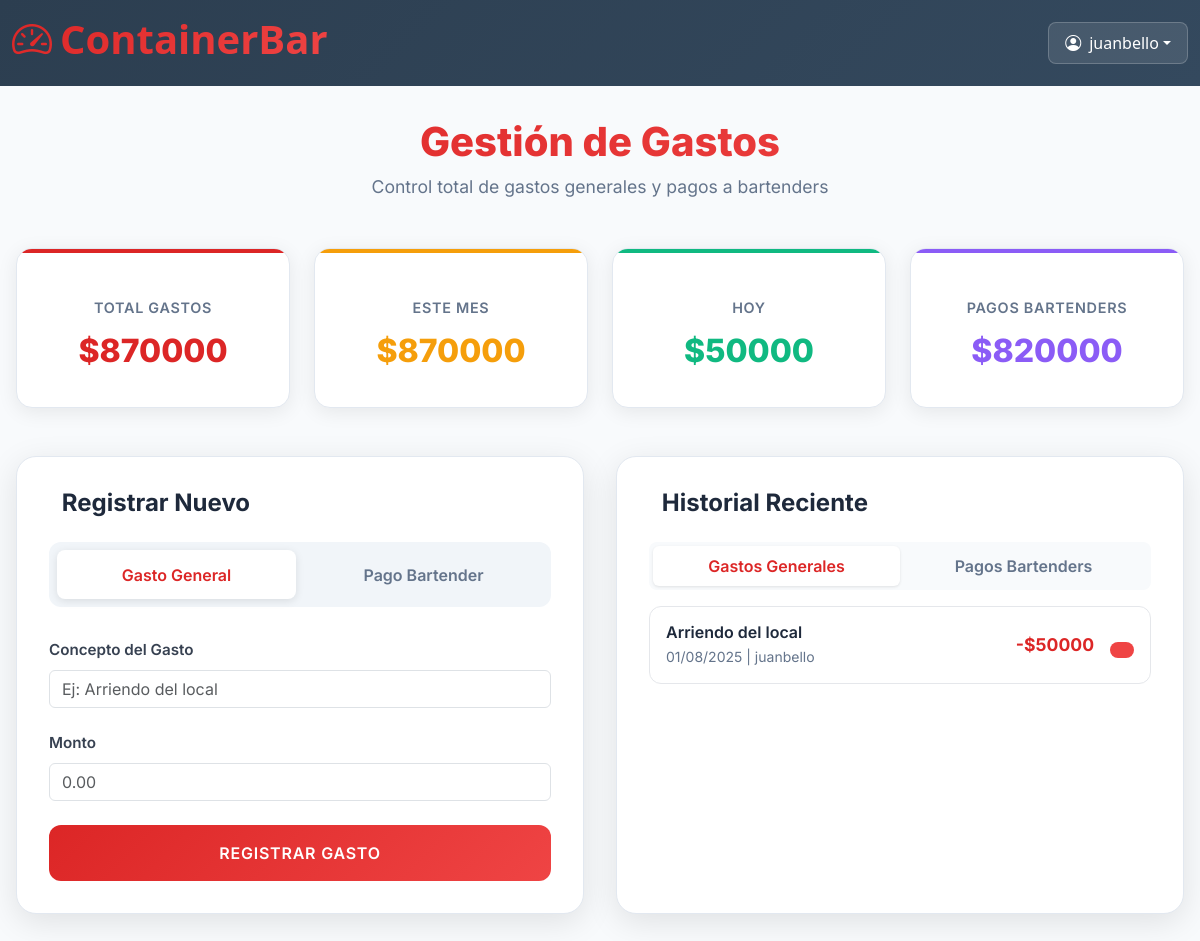
Page /gastos/ (signed in) on the committed database.
### core/models.py (models this page shows, shortened)
class Gasto(models.Model):
    concepto = models.CharField(max_length=255)
    monto = models.DecimalField(max_digits=10, decimal_places=2)
    fecha = models.DateField(auto_now_add=True)
    registrado_por = models.ForeignKey(User, on_delete=models.SET_NULL, null=True)

### core/views.py (the view)
# urls.py: path('gastos/', views.gastos_dashboard, name='gastos_dashboard'),
@never_cache
@login_required
def gastos_dashboard(request):
    perfil = request.user.perfil
    if perfil.rol != 'admin':
        return HttpResponseForbidden("Acceso denegado")
    hoy = now().date()
    hace_30_dias = hoy - timedelta(days=30)
    gastos_generales = Gasto.objects.all()
    pagos_bartender = PagoBartender.objects.all()
    total_gastos_generales = gastos_generales.aggregate(Sum('monto'))['monto__sum'] or 0
    total_pagos_bartender = pagos_bartender.aggregate(Sum('monto'))['monto__sum'] or 0
    total_gastos = total_gastos_generales + total_pagos_bartender
    gastos_mes = Gasto.objects.filter(fecha__gte=hace_30_dias).aggregate(Sum('monto'))['monto__sum'] or 0
    pagos_mes = PagoBartender.objects.filter(fecha_pago__gte=hace_30_dias).aggregate(Sum('monto'))['monto__sum'] or 0
    total_mes = gastos_mes + pagos_mes
    gastos_hoy = Gasto.objects.filter(fecha=hoy).aggregate(Sum('monto'))['monto__sum'] or 0
    pagos_hoy = PagoBartender.objects.filter(fecha_pago=hoy).aggregate(Sum('monto'))['monto__sum'] or 0
    total_hoy = gastos_hoy + pagos_hoy
    ultimos_gastos = Gasto.objects.all().order_by('-fecha')[:10]
    ultimos_pagos = PagoBartender.objects.all().order_by('-fecha_pago')[:10]
    bartenders = User.objects.filter(perfil__rol='bartender')
    context = {
        'total_gastos': total_gastos,
        'total_gastos_generales': total_gastos_generales,
        'total_pagos_bartender': total_pagos_bartender,
        'total_mes': total_mes,
        'total_hoy': total_hoy,
        'gastos_mes': gastos_mes,
        'pagos_mes': pagos_mes,
        'gastos_hoy': gastos_hoy,
        'pagos_hoy': pagos_hoy,
        'ultimos_gastos': ultimos_gastos,
        'ultimos_pagos': ultimos_pagos,
        'bartenders': bartenders,
        'gasto_form': GastoForm(),
        'pago_form': PagoBartenderForm(),
    }
    return render(request, 'core/gastos.html', context)

### core/forms.py
class GastoForm(forms.ModelForm):
    class Meta:
        model = Gasto
        fields = ['concepto', 'monto']
        widgets = {
            'concepto': forms.TextInput(attrs={
                'class': 'form-control',
                'placeholder': 'Ej: Arriendo del local'
            }),
            'monto': forms.NumberInput(attrs={
                'class': 'form-control',
                'placeholder': '0.00',
                'step': '0.01'
            })
        }

class PagoBartenderForm(forms.ModelForm):
    class Meta:
        model = PagoBartender
        fields = ['bartender', 'monto', 'observacion']
        widgets = {
            'bartender': forms.Select(attrs={'class': 'form-control'}),
            'monto': forms.NumberInput(attrs={
                'class': 'form-control',
                'placeholder': '0.00',
                'step': '0.01'
            }),
            'observacion': forms.Textarea(attrs={
                'class': 'form-control',
                'rows': 3,
                'placeholder': 'Observaciones adicionales (opcional)'
            })
        }
    def __init__(self, *args, **kwargs):
        super().__init__(*args, **kwargs)
        self.fields['bartender'].queryset = User.objects.filter(perfil__rol='bartender')

### core/templates/core/gastos.html (shortened to what this page needs)
{% extends 'core/base.html' %}
{% load static %}
{% block content %}
<div class="gastos-container">
    <div class="header-section">
        <h1 class="header-title">
            Gestión de Gastos
        </h1>
        <p class="header-subtitle">Control total de gastos generales y pagos a bartenders</p>
    </div>
    <div class="stats-grid">
        <div class="stat-card stat-total">
            <div class="stat-label">Total Gastos</div>
            <div class="stat-value">${{ total_gastos|floatformat:0 }}</div>
        </div>
        <div class="stat-card stat-mes">
            <div class="stat-label">Este Mes</div>
            <div class="stat-value">${{ total_mes|floatformat:0 }}</div>
        </div>
        <div class="stat-card stat-hoy">
            <div class="stat-label">Hoy</div>
            <div class="stat-value">${{ total_hoy|floatformat:0 }}</div>
        </div>
        <div class="stat-card stat-bartender">
            <div class="stat-label">Pagos Bartenders</div>
            <div class="stat-value">${{ total_pagos_bartender|floatformat:0 }}</div>
        </div>
    </div>
    <div class="main-content">
        <div class="form-section">
            <h2 class="section-title">
                Registrar Nuevo
            </h2>
            <div class="form-tabs">
                <button class="tab-btn active" onclick="switchTab('gasto')">
                    Gasto General
                </button>
                <button class="tab-btn" onclick="switchTab('pago')">
                    Pago Bartender
                </button>
            </div>
            <div id="gasto-form" class="form-content active">
                <form method="POST" action="{% url 'crear_gasto' %}">
                    <div class="form-group">
                        <label class="form-label">
                            Concepto del Gasto
                        </label>
                        {{ gasto_form.concepto }}
                    </div>
                    <div class="form-group">
                        <label class="form-label">
                            Monto
                        </label>
                        {{ gasto_form.monto }}
                    </div>
                    <button type="submit" class="submit-btn">
                        Registrar Gasto
                    </button>
                </form>
            </div>
        </div>
        <div class="history-section">
            <h2 class="section-title">
                Historial Reciente
            </h2>
            <div class="history-tabs">
                <button class="history-tab active" onclick="switchHistory('gastos')">
                    Gastos Generales
                </button>
                <button class="history-tab" onclick="switchHistory('pagos')">
                    Pagos Bartenders
                </button>
            </div>
            <div id="gastos-history" class="history-content">
                {% if ultimos_gastos %}
                    <div class="history-list">
                        {% for gasto in ultimos_gastos %}
                            <div class="history-item">
                                <div class="history-info">
                                    <h4>{{ gasto.concepto }}</h4>
                                    <p>
                                        {{ gasto.fecha|date:"d/m/Y" }}
                                        {% if gasto.registrado_por %}
                                            |  {{ gasto.registrado_por.username }}
                                        {% endif %}
                                    </p>
                                </div>
                                <div style="display: flex; align-items: center;">
                                    <span class="history-amount amount-gasto">
                                        -${{ gasto.monto|floatformat:0 }}
                                    </span>
                                    <form method="POST" action="{% url 'eliminar_gasto' gasto.id %}" style="display: inline;">
                                        <button type="submit" class="delete-btn"
                                                onclick="return confirm('¿Estás seguro de eliminar este gasto?')">
                                        </button>
                                    </form>
                                </div>
                            </div>
                        {% endfor %}
                    </div>
                {% else %}
                    <div class="empty-state">
                        <i class="fas fa-receipt"></i>
                        <p>No hay gastos registrados</p>
                    </div>
                {% endif %}
            </div>
        </div>
    </div>
</div>
{% endblock %}

### core/templates/core/base.html (shortened to what this page needs)
<!DOCTYPE html>
<html lang="es">
<head>
  <link href="https://cdn.jsdelivr.net/npm/bootstrap@5.3.0/dist/css/bootstrap.min.css" rel="stylesheet">
  <link href="https://cdn.jsdelivr.net/npm/bootstrap-icons@1.10.5/font/bootstrap-icons.css" rel="stylesheet">
  <link href="https://cdnjs.cloudflare.com/ajax/libs/animate.css/4.1.1/animate.min.css" rel="stylesheet">
</head>
<body class="bg-light">
  <header class="header-fixed shadow-lg">
    <div class="container-fluid">
      <div class="d-flex justify-content-between align-items-center">
        <h3 class="header-title d-flex align-items-center">
          <i class="bi bi-speedometer2 me-2"></i>
          <span class="mobile-hide">Container </span> Bar
        </h3>
        {% if user.is_authenticated %}
          <div class="dropdown">
            <button class="btn user-btn dropdown-toggle d-flex align-items-center"
                    type="button"
                    id="usuarioDropdown"
                    data-bs-toggle="dropdown"
                    aria-expanded="false">
              <i class="bi bi-person-circle me-2"></i>
              <span class="mobile-hide">{{ request.user.username }}</span>
            </button>
          </div>
        {% endif %}
      </div>
    </div>
  </header>
  <main class="flex-grow-1">
    {% block content %}{% endblock %}
  </main>
</body>
</html>

### core/templates/core/base.html (style rules this page uses)
.header-fixed { background: linear-gradient(135deg, #2c3e50 0%, #34495e 100%); min-height: 70px; padding: 15px 0; }
.header-title { font-size: 1.5rem; font-weight: 600; margin: 0; color: white; }
.user-btn { background: rgba(255,255,255,0.1); border: 1px solid rgba(255,255,255,0.2); color: white; padding: 8px 16px; border-radius: 8px; }

### core/templates/core/gastos.html (style rules this page uses)
.gastos-container { background: #f8fafc; min-height: calc(100vh - 70px); padding: 2rem 1rem; font-family: 'Inter', -apple-system, BlinkMacSystemFont, sans-serif; }
.header-section { text-align: center; margin-bottom: 3rem; }
.header-title { color: #1e293b; font-size: 2.5rem; font-weight: 800; margin-bottom: .5rem; background: linear-gradient(135deg, #dc2626 0%, #ef4444 100%); -webkit-background-clip: text; -webkit-text-fill-color: transparent; background-clip: text; }
.header-subtitle { color: #64748b; font-size: 1.1rem; font-weight: 400; }
.stats-grid { display: grid; grid-template-columns: repeat(auto-fit, minmax(200px, 1fr)); gap: 1.5rem; max-width: 1200px; margin: 0 auto 3rem; }
.stat-card { background: #fff; border-radius: 16px; padding: 2rem; text-align: center; box-shadow: 0 4px 20px rgba(0,0,0,0.08); border: 1px solid #e2e8f0; transition: all .3s ease; position: relative; overflow: hidden; }
.stat-card::before { content: ''; position: absolute; top: 0; left: 0; right: 0; height: 4px; background: var(--stat-color); border-radius: 16px 16px 0 0; }
.stat-label { color: #64748b; font-size: .9rem; font-weight: 600; text-transform: uppercase; letter-spacing: .05em; margin-bottom: .5rem; }
.stat-value { color: var(--stat-color); font-size: 2rem; font-weight: 800; margin: 0; }
.stat-total { --stat-color: #dc2626; }
.stat-mes { --stat-color: #f59e0b; }
.stat-hoy { --stat-color: #10b981; }
.stat-bartender { --stat-color: #8b5cf6; }
.main-content { max-width: 1200px; margin: 0 auto; display: grid; grid-template-columns: 1fr 1fr; gap: 2rem; }
.form-section, .history-section { background: #fff; border-radius: 20px; padding: 2rem; box-shadow: 0 8px 32px rgba(0,0,0,0.1); border: 1px solid #e2e8f0; }
.section-title { color: #1e293b; font-size: 1.5rem; font-weight: 700; margin-bottom: 1.5rem; display: flex; align-items: center; gap: .8rem; }
.form-tabs { display: flex; background: #f1f5f9; border-radius: 12px; padding: .5rem; margin-bottom: 2rem; gap: .5rem; }
.tab-btn { flex: 1; padding: .8rem 1rem; background: transparent; border: none; border-radius: 8px; font-weight: 600; color: #64748b; cursor: pointer; transition: all .3s ease; text-align: center; }
.tab-btn.active { background: #fff; color: #dc2626; box-shadow: 0 2px 8px rgba(0,0,0,0.1); }
.form-content { display: none; }
.form-content.active { display: block; }
.form-group { margin-bottom: 1.5rem; }
.form-label { display: block; color: #374151; font-weight: 600; margin-bottom: .5rem; font-size: .95rem; }
.submit-btn { width: 100%; background: linear-gradient(135deg, #dc2626 0%, #ef4444 100%); color: #fff; border: none; padding: 1rem; border-radius: 12px; font-size: 1rem; font-weight: 600; cursor: pointer; transition: all .3s ease; text-transform: uppercase; letter-spacing: .05em; }
.history-list { max-height: 500px; overflow-y: auto; }
.history-item { display: flex; justify-content: space-between; align-items: center; padding: 1rem; border: 1px solid #e5e7eb; border-radius: 12px; margin-bottom: 1rem; transition: all .3s ease; background: #fff; }
.history-info h4 { color: #1e293b; font-weight: 600; margin: 0 0 .25rem 0; font-size: 1rem; }
.history-info p { color: #64748b; margin: 0; font-size: .875rem; }
.history-amount { font-weight: 700; font-size: 1.1rem; }
.amount-gasto { color: #dc2626; }
.delete-btn { background: #ef4444; color: #fff; border: none; padding: .5rem .75rem; border-radius: 8px; cursor: pointer; font-size: .875rem; margin-left: 1rem; transition: all .3s ease; }
.history-tabs { display: flex; margin-bottom: 1rem; background: #f8fafc; border-radius: 8px; padding: .25rem; }
.history-tab { flex: 1; padding: .5rem; background: transparent; border: none; border-radius: 6px; font-weight: 600; color: #64748b; cursor: pointer; transition: all .3s ease; }
.history-tab.active { background: #fff; color: #dc2626; box-shadow: 0 1px 3px rgba(0,0,0,0.1); }

### rows in the picture
Gasto: concepto "Arriendo del local", fecha "01/08/2025", registrado_por.username "juanbello", monto "50000"

### other values in the picture
{{ request.user.username }} "juanbello"
{{ total_gastos|floatformat:0 }} "870000"
{{ total_mes|floatformat:0 }} "870000"
{{ total_hoy|floatformat:0 }} "50000"
{{ total_pagos_bartender|floatformat:0 }} "820000"
